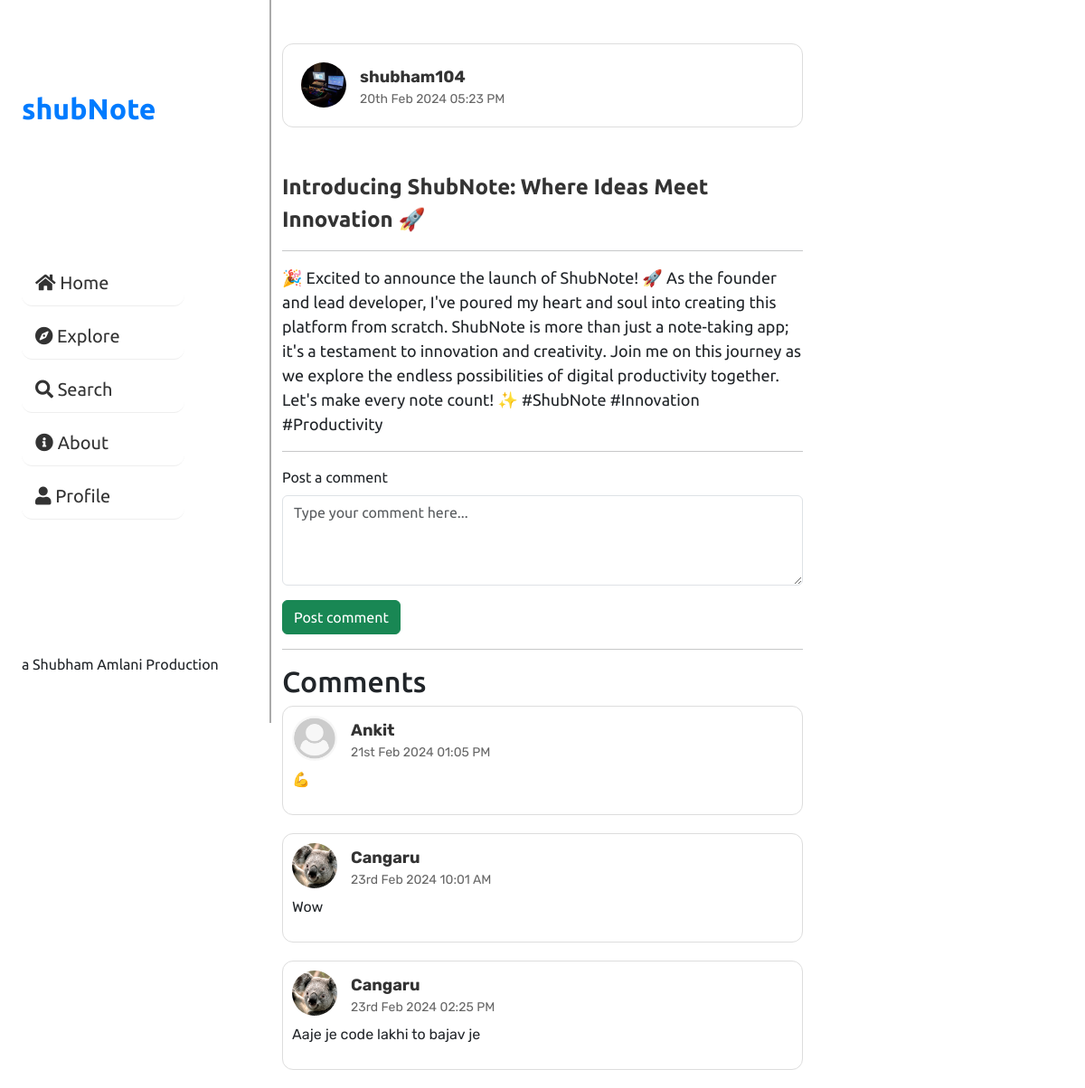
The app's page /post.php?postid=2 with its own data.
### tables this page shows
CREATE TABLE `users` (
  `user_id` int(11) NOT NULL,
  `username` varchar(255) NOT NULL,
  `user_email` varchar(255) NOT NULL,
  `user_pass` varchar(255) NOT NULL,
  `timestamp` timestamp NOT NULL DEFAULT current_timestamp(),
  `verification_code` bigint(6) NOT NULL DEFAULT 0,
  `is_verified` int(1) NOT NULL DEFAULT 0,
  `user_bio` text NOT NULL,
  `image_path` varchar(255) NOT NULL,
  `full_name` varchar(255) NOT NULL
);

CREATE TABLE `posts` (
  `post_id` int(11) NOT NULL,
  `post_user_id` int(11) NOT NULL,
  `post_title` varchar(500) NOT NULL,
  `post_description` text NOT NULL,
  `is_private` int(11) NOT NULL,
  `created` timestamp NOT NULL DEFAULT current_timestamp(),
  `is_edited` int(1) NOT NULL DEFAULT 0,
  `enc_key` varbinary(256) NOT NULL,
  `enc_iv` varbinary(256) NOT NULL
);

CREATE TABLE `comments` (
  `comment_id` int(11) NOT NULL,
  `comment_user_id` int(11) NOT NULL,
  `comment_post_id` int(11) NOT NULL,
  `comment_content` text NOT NULL,
  `timestamp` timestamp NOT NULL DEFAULT current_timestamp()
);

### partials/_functions.php (the view, shortened to what this page needs)
<?php
function displayUserImage($user_id) {
    include 'partials/_dbconnect.php';
    $sql = "SELECT `image_path` FROM `users` WHERE `user_id` = ?";
    $stmt = $conn->prepare($sql);
    $stmt->bind_param("i", $user_id);
    $stmt->execute();
    $stmt->bind_result($image_path);
    if ($image_path) {
        return '<img src="'.$image_path.'" alt="Profile Image" class="user-image" />';
    }
    else{
        return '<img src="images/user-default.png" alt="Profile Image" class="user-image d-inline" />';
    }
}
function printComment($comment_id, $comment_user_id, $comment_username, $comment_time, $comment_content){
    $img = displayUserImage($comment_user_id);
    echo '<div class="user d-flex flex-column">
    <div class="upper-post d-flex">'.$img.'<div class="upper-post-right d-flex flex-column">
            <a class="nav-link m-0 p-0" href="profile.php?profileid='.$comment_user_id.'"><span class="username">'.$comment_username.'</span></a>
            <span class="post-date">'.$comment_time.'</span>';
echo    '</div>
    </div>
    <p class="comment mt-2 comment-content" data-commentid="'.$comment_id.'">'.$comment_content.'</p>
</div>';
}
function checkPage($str){
    if(str_contains($_SERVER['PHP_SELF'], $str)){
        return true;
    }
    else{
        return false;
    }
}
function makeLinksClickable($postContent) {
    $pattern = '/\b(?:https?:\/\/|www\.)\S+\b/';
    $postContent = preg_replace_callback($pattern, function($matches) {
        $url = $matches[0];
        if (!preg_match("~^(?:f|ht)tps?://~i", $url)) {
            if (strpos($url, 'www.') === 0) {
                $url = "http://" . $url;
            } else {
                $url = "http://www." . $url;
            }
        }
        return '<a href="' . $url . '" target="_blank">' . $url . '</a>';
    }, $postContent);
    return $postContent;
}
?>

### post.php (shortened to what this page needs)
<?php
if($_SERVER['REQUEST_METHOD']=='GET'){
    include 'partials/_dbconnect.php';
    $post_id = $_GET['postid'];
    $sql = "SELECT * FROM `posts` WHERE `post_id`=?";
    $stmt = $conn->prepare($sql);
    $stmt->bind_param('i', $post_id);
    $stmt->execute();
    $result = $stmt->get_result();
    if($result->num_rows > 0){
        while($row = $result->fetch_assoc()){
            $timestamp = strtotime($row['created']);
            $formattedDate = date("jS M Y h:i A", $timestamp);
            $post_title = $row['post_title'];
            $post_description = $row['post_description'];
            $post_user_id = $row['post_user_id'];
            $sql_getuser = "SELECT * FROM `users` WHERE `user_id`=?";
            $stmt_getuser = $conn->prepare($sql_getuser);
            $stmt_getuser->bind_param('i', $post_user_id);
            $stmt_getuser->execute();
            $result_getuser = $stmt_getuser->get_result();
            $row_getuser = $result_getuser->fetch_assoc();
            $post_username = $row_getuser['username'];
            $is_private = $row['is_private'];
        }
    }
    else{
        header("Location: error.php");
        exit();
    }
}
?>
<!DOCTYPE html>
<html lang="en">
<head>
    <?php include 'partials/_styles.php'?>
    <link rel="stylesheet" href="https://cdnjs.cloudflare.com/ajax/libs/font-awesome/5.15.4/css/all.min.css" />
</head>
<body class="d-flex align-items-center justify-content-center">
    <?php include 'partials/_functions.php'; ?>
    <?php include 'partials/_sidebar.php'; ?>
    <main class="main mx-0 container-md">
        <div class="height mx-auto w-100">
            <div class="post d-flex flex-column my-5">
                <div class="upper-post d-flex">
                    <?php echo displayUserImage($post_user_id);?>
                    <div class="upper-post-right d-flex flex-column">
                    <a class="nav-link m-0 p-0" href="profile.php?profileid=<?php echo $post_user_id?>"><span class="username"><?php echo $post_username;?></span></a>
                        <span class="post-date"><?php echo $formattedDate;?></span>
                    </div>
                </div>
            </div>
            <div class="post-lower">
                <div class="lower-post-up d-flex flex-column">
                    <b class="post-title"><?php echo $post_title;?></b>
                    <hr>
                    <span class="post-description"><?php echo nl2br(makeLinksClickable($post_description));?><br>
                    </span>
                    <hr>
                </div>
            </div>
            <?php
            if($is_private == 0){
                echo '<div class="comments">
                <form action="handlers/_handleComments.php" method="post">
                    <div class="mb-3">
                        <input type="hidden" name="post_id" value="'.$post_id.'">
                        <input type="hidden" name="user_id" value="'.$_SESSION['user_id'].'">
                        <label for="comment_content" class="form-label">Post a comment</label>
                        <textarea class="form-control" id="comment_content" name="comment_content" style="height: 100px"
                            placeholder="Type your comment here..."></textarea>
                    </div>
                    <button class="btn btn-success" type="submit">Post comment</button>
                </form>
                <hr>
            </div>
            <h2>Comments</h2>';
            $sql_comments = "SELECT * FROM `comments` WHERE `comment_post_id`=?";
            $stmt_comments = $conn->prepare($sql_comments);
            $stmt_comments->bind_param('i', $post_id);
            $stmt_comments->execute();
            $result_comments = $stmt_comments->get_result();
            if($result_comments->num_rows > 0){
                while($row_comments = $result_comments->fetch_assoc()){
                    $comment_id = $row_comments['comment_id'];
                    $comment_user_id = $row_comments['comment_user_id'];
                    $comment_content = $row_comments['comment_content'];
                    $comment_time = strtotime($row_comments['timestamp']);
                    $formattedDate = date("jS M Y h:i A", $comment_time);
                    $sql_fetch_user = "SELECT * FROM `users` WHERE `user_id`=?";
                    $stmt_fetch_user = $conn->prepare($sql_fetch_user);
                    $stmt_fetch_user->bind_param("i", $comment_user_id);
                    $stmt_fetch_user->execute();
                    $result_fetch_uesr = $stmt_fetch_user->get_result();
                    $row_fetch_user = $result_fetch_uesr->fetch_assoc();
                    $comment_user_name = $row_fetch_user['username'];
                    printComment($comment_id, $comment_user_id, $comment_user_name, $formattedDate, $comment_content);
            }
        }
        else{
            echo '<div class="bg-secondary-subtle p-3 my-3 mx-auto container">
            <span class="fs-4">No comments here. Be the first person to post a comment.</span>
            </div>';
        }
            }
            ?>
        </div>
    </main>
</body>
</html>

### partials/_styles.php (shortened to what this page needs)
<link href="https://cdn.jsdelivr.net/npm/bootstrap@5.3.2/dist/css/bootstrap.min.css" rel="stylesheet"
 />
<link rel="stylesheet" href="css/_closedTemplate.css">
<link rel="stylesheet" href="css/_utils.css">
<link rel="stylesheet" href="css/_custom.css">
<link rel="stylesheet" href="css/_navbarStyles.css">

### partials/_sidebar.php
<?php
echo '<div class="top-nav d-flex justify-content-center fixed-top align-items-center flex-column">
<h2 class="highlight mb-0 mt-2">shubNote</h2>
<span class="mb-2">a Shubham Amlani Production</span>
</div>
<nav class="sidebar-c d-flex align-items-start flex-column justify-content-evenly gap-5 px-4" id="sidebar-c">
<h2 class="logo highlight my-5">shubNote</h2>
<ul class="nav flex-column gap-2">
    <li class="nav-item">
        <a class="nav-link '.(checkPage('home.php')?'active':'').'" href="home.php"><i class="fas fa-home"></i> Home</a>
    </li>
    <li class="nav-item">
        <a class="nav-link '.(checkPage('explore.php')?'active':'').'" href="explore.php"><i class="fas fa-compass"></i> Explore</a>
    </li>
    <li class="nav-item">
        <a class="nav-link '.(checkPage('search.php')?'active':'').'" href="search.php"><i class="fas fa-search"></i> Search</a>
    </li>
    <li class="nav-item">
        <a class="nav-link '.(checkPage('about.php')?'active':'').'" href="about.php"><i class="fas fa-info-circle"></i> About</a>
    </li>
    <li class="nav-item">
        <a class="nav-link '.(checkPage('myaccount.php')?'active':'').'" href="myaccount.php"><i class="fas fa-user"></i> Profile</a>
    </li>
</ul>
<span class="mt-5">a Shubham Amlani Production</span>
</nav>';
?>

### css/_closedTemplate.css (style rules this page uses)
.post { background-color: #fff; border-radius: 12px; padding: 20px; border: 1px solid #ddd; margin-bottom: 20px; font-family: "Rubik", sans-serif; transition: transform 0.3s ease; }
.username { font-weight: bold; color: #333; font-size: 18px; }
.post-date { color: #666; font-size: 14px; }
.post-title { font-size: 24px; color: #333; }
.post-description { font-size: 18px; line-height: 1.5; }
.user-image { width: 50px; height: 50px; border-radius: 50%; margin-right: 15px; object-fit: cover; }
.user { background-color: #fff; border-radius: 12px; padding: 10px; border: 1px solid #ddd; margin-bottom: 20px; font-family: "Rubik", sans-serif; transition: transform 0.3s ease; }

### css/_utils.css (style rules this page uses)
html { position: relative; }
.height { min-height: 82vh; }
.highlight { font-weight: bold; color: #007bff; }

### css/_custom.css (style rules this page uses)
.logo { font-weight: bold; font-family: "Ubuntu", sans-serif; }

### css/_navbarStyles.css (style rules this page uses)
body { position: relative; min-height: calc(90vh - 65px); font-family: "Ubuntu", sans-serif; }
.sidebar-c { position: fixed; top: 0; left: 0; height: 100vh; width: 300px; border-right: 2px solid #aaa; }
.nav-link { color: #333; text-decoration: none; padding: 10px 15px; transition: color 0.3s; font-size: 20px; }
.nav-item { width: 180px; border-radius: 12px; border-bottom: 1px solid #eee; }

### post.php (style rules this page uses)
.container-md { width: 50%; }

### records on screen
users: image_path (picture), username "shubham104"
posts: created "20th Feb 2024 05:23 PM", post_title "Introducing ShubNote: Where Ideas Meet Innovation 🚀", post_description "🎉 Excited to announce the launch of ShubNote! 🚀 As the founder and lead developer, I've poured my heart and soul into creating this platform from scratch. ShubNote is more than just a note-taking app; it's a testament to innovation and creativity. Join me on this journey as we explore the endless possibilities of digital productivity together. Let's make every note count! ✨ #ShubNote #Innovation #Productivity"
comments: users.username "Ankit", timestamp "21st Feb 2024 01:05 PM", comment_content "💪"
comments: users.image_path (picture), users.username "Cangaru", timestamp "23rd Feb 2024 10:01 AM", comment_content "Wow"
comments: users.image_path (picture), users.username "Cangaru", timestamp "23rd Feb 2024 02:25 PM", comment_content "Aaje je code lakhi to bajav je"
